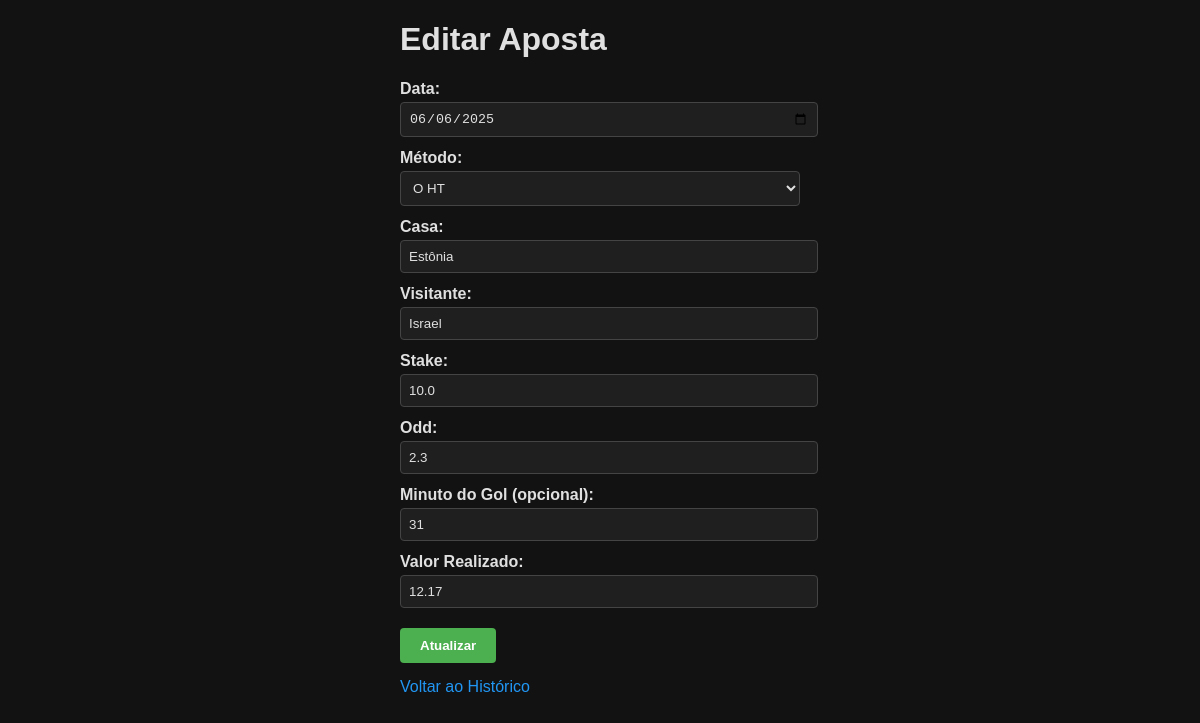
/apostas/editar/76 (signed in), run on the app's committed database.
### tables this page shows
CREATE TABLE apostas (
            id INTEGER PRIMARY KEY AUTOINCREMENT,
            usuario_id INTEGER,
            data TEXT,
            metodo TEXT,
            casa TEXT,
            visitante TEXT,
            stake REAL,
            odd REAL,
            minuto_gol INTEGER,
            valor_realizado REAL, resultado TEXT,
            FOREIGN KEY (usuario_id) REFERENCES usuarios(id)
        );

### app.py (the view, shortened to what this page needs)
@app.route("/apostas/editar/<int:id>", methods=["GET", "POST"])
def editar_aposta(id):
    if "usuario_id" not in session:
        return redirect("/login")
    usuario_id = session["usuario_id"]
    conn = sqlite3.connect("banco.db")
    cursor = conn.cursor()
    cursor.execute("SELECT * FROM apostas WHERE id = ? AND usuario_id = ?", (id, usuario_id))
    aposta = cursor.fetchone()
    conn.close()
    if not aposta:
        return "Aposta não encontrada ou sem permissão.", 404
    try:
        data_iso = datetime.strptime(aposta[2], "%d/%m/%Y").strftime("%Y-%m-%d")
    except:
        data_iso = aposta[2]
    return render_template("editar_aposta.html", aposta=aposta, data_iso=data_iso)

### templates/editar_aposta.html (shortened to what this page needs)
<!DOCTYPE html>
<html lang="pt-BR">
<head>
</head>
<body>
  <div class="container">
    <h1>Editar Aposta</h1>
    <form method="POST" action="{{ url_for('editar_aposta', id=aposta[0]) }}">
      <label for="data">Data:</label>
      <input type="date" id="data" name="data" value="{{ data_iso }}" required />
      <label for="metodo">Método:</label>
      <select id="metodo" name="metodo" required>
        <option value="O HT" {% if aposta[3] == 'O HT' %}selected{% endif %}>O HT</option>
      </select>
      <label for="casa">Casa:</label>
      <input type="text" id="casa" name="casa" value="{{ aposta[4] }}" required />
      <label for="visitante">Visitante:</label>
      <input type="text" id="visitante" name="visitante" value="{{ aposta[5] }}" required />
      <label for="stake">Stake:</label>
      <input type="number" step="0.01" id="stake" name="stake" value="{{ aposta[6] }}" required />
      <label for="odd">Odd:</label>
      <input type="number" step="0.01" id="odd" name="odd" value="{{ aposta[7] }}" required />
      <label for="minuto_gol">Minuto do Gol (opcional):</label>
      <input type="number" id="minuto_gol" name="minuto_gol" value="{{ aposta[8] if aposta[8] is not none else '' }}" />
      <label for="valor_realizado">Valor Realizado:</label>
      <input type="number" step="0.01" id="valor_realizado" name="valor_realizado" value="{{ aposta[9] }}" required />
      <button type="submit">Atualizar</button>
    </form>
    <a href="{{ url_for('apostas') }}">Voltar ao Histórico</a>
  </div>
</body>
</html>

### templates/editar_aposta.html (style rules this page uses)
body { background-color: #121212; color: #e0e0e0; font-family: Arial, sans-serif; margin: 20px; }
label { display: block; margin-top: 12px; font-weight: bold; }
input, select { width: 100%; padding: 8px; margin-top: 4px; border: 1px solid #444; border-radius: 4px; background-color: #1f1f1f; color: #e0e0e0; }
input[type="date"] { cursor: pointer; }
button { margin-top: 20px; padding: 10px 20px; background-color: #4caf50; border: none; border-radius: 4px; color: white; font-weight: bold; cursor: pointer; transition: background-color 0.3s ease; }
a { color: #2196f3; text-decoration: none; margin-top: 15px; display: inline-block; }
.container { max-width: 400px; margin: auto; }

### data on the page
apostas: data "06/06/2025", metodo "O HT", casa "Estônia", visitante "Israel", stake "10.0", odd "2.3", minuto_gol "31", valor_realizado "12.17"
